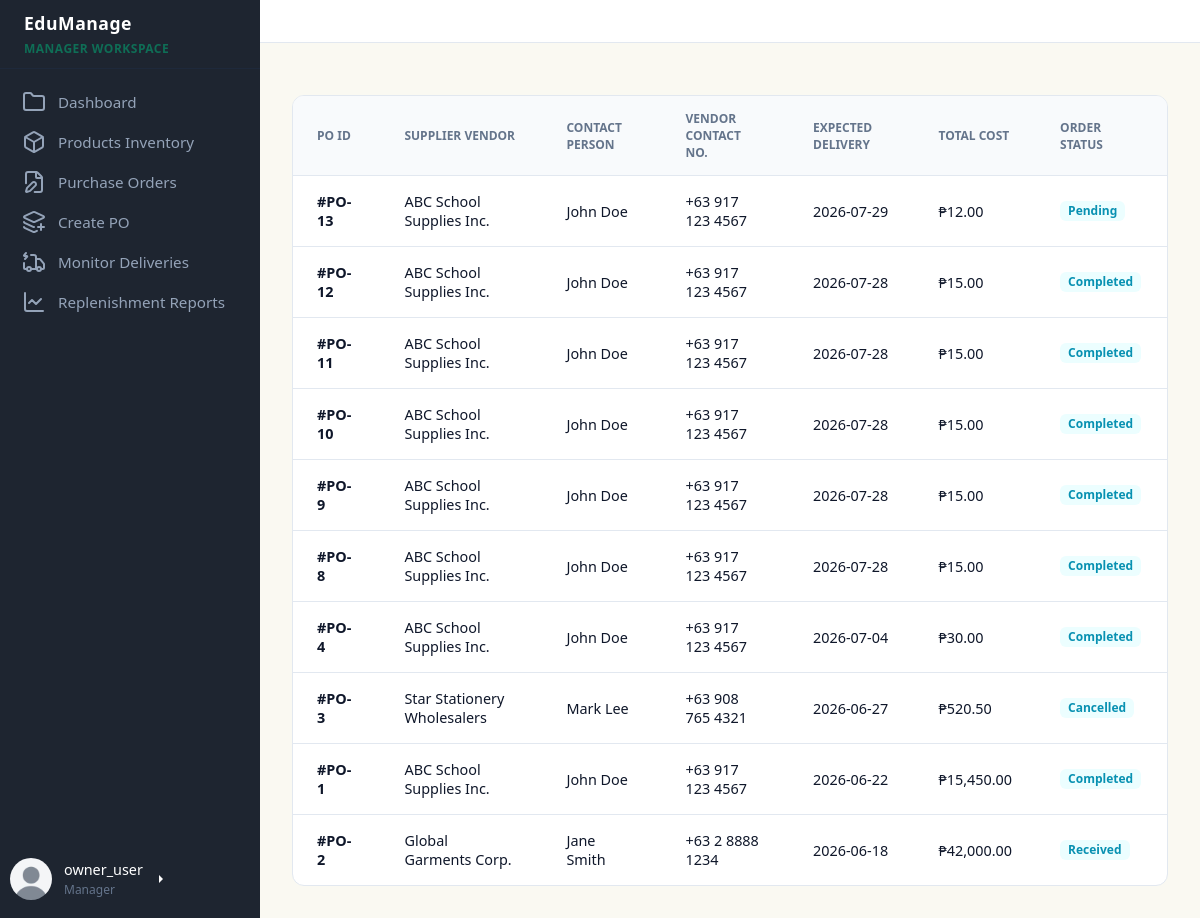
/dashboards/manager/manager_dashboard.php?page=orders (signed in), run on the app's committed database.
### tables this page shows
CREATE TABLE `users` (
  `user_id` int(11) NOT NULL,
  `first_name` varchar(50) NOT NULL,
  `last_name` varchar(50) NOT NULL,
  `profile_picture` varchar(255) DEFAULT 'default.jpg',
  `email` varchar(100) NOT NULL,
  `username` varchar(50) NOT NULL,
  `password_hash` varchar(255) NOT NULL,
  `role` varchar(20) NOT NULL,
  `is_archived` tinyint(1) NOT NULL DEFAULT 0,
  `approval_status` enum('pending','approved','rejected') NOT NULL DEFAULT 'pending',
  `approved_by` int(11) DEFAULT NULL,
  `approved_at` datetime DEFAULT NULL,
  `created_at` datetime DEFAULT current_timestamp()
);

CREATE TABLE `purchase_orders` (
  `purchase_order_id` int(11) NOT NULL,
  `supplier_id` int(11) NOT NULL,
  `product_id` int(11) DEFAULT NULL,
  `order_date` date NOT NULL,
  `expected_delivery_date` date NOT NULL,
  `status` varchar(30) NOT NULL,
  `total_amount` decimal(10,2) NOT NULL,
  `created_by` varchar(100) NOT NULL,
  `Box_unit` int(11) DEFAULT NULL
);

CREATE TABLE `suppliers` (
  `supplier_id` int(11) NOT NULL,
  `supplier_name` varchar(100) NOT NULL,
  `contact_person` varchar(50) DEFAULT NULL,
  `email` varchar(100) DEFAULT NULL,
  `phone` varchar(30) DEFAULT NULL,
  `address` text DEFAULT NULL,
  `created_at` datetime DEFAULT current_timestamp()
);

### dashboards/manager/modules/orders.php (the view, shortened to what this page needs)
<div id="orders" class="content-section">
                <div class="table-container">
                    <table>
                        <thead>
                            <tr>
                                <th>PO ID</th>
                                <th>Supplier Vendor</th>
                                <th>Contact Person</th>
                                <th>Vendor Contact No.</th>
                                <th>Expected Delivery</th>
                                <th>Total Cost</th>
                                <th>Order Status</th>
                            </tr>
                        </thead>
                        <tbody>
                            <?php
                            $po_sql = "SELECT po.purchase_order_id, s.supplier_name, s.contact_person, s.phone,
                                  po.expected_delivery_date, po.total_amount, po.status
                           FROM purchase_orders po
                           INNER JOIN suppliers s ON po.supplier_id = s.supplier_id
                           ORDER BY po.expected_delivery_date DESC ";
                            $po_result = $conn->query($po_sql);
                            while ($po = $po_result->fetch_assoc()) {
                                echo "<tr>";
                                echo "<td><strong>#PO-{$po['purchase_order_id']}</strong></td>";
                                echo "<td>" . htmlspecialchars($po['supplier_name']) . "</td>";
                                echo "<td>" . htmlspecialchars($po['contact_person']) . "</td>";
                                echo "<td>" . htmlspecialchars($po['phone']) . "</td>";
                                echo "<td>{$po['expected_delivery_date']}</td>";
                                echo "<td>₱" . number_format($po['total_amount'], 2) . "</td>";
                                echo "<td><span class='badge info'>" . htmlspecialchars($po['status']) . "</span></td>";
                                echo "</tr>";
                            }
                            ?>
                        </tbody>
                    </table>
                </div>
            </div>

### dashboards/manager/managersidebar.php (shortened to what this page needs)
<aside>
        <div class="brand">
            EduManage
            <span>Manager Workspace</span>
        </div>
        <ul class="menu">
            <li class="menu-item">
                <a href="manager_dashboard.php?page=dashboard"><?php include("../../icons/folder-icon.html") ?> <span>Dashboard</span></a>
            </li>
            <li class="menu-item">
                <a href="manager_dashboard.php?page=products"><?php include("../../icons/box-icon.html") ?> <span>Products Inventory</span></a>
            </li>
            <li class="menu-item">
                <a href="manager_dashboard.php?page=orders"><?php include("../../icons/file-icon.html") ?> <span>Purchase Orders</span></a>
            </li>
            <li class="menu-item">
                <a href="manager_dashboard.php?page=purchase"><?php include("../../icons/layer-icon.html") ?> <span>Create PO</span></a>
            </li>
            <li class="menu-item">
                <a href="manager_dashboard.php?page=deliveries"><?php include("../../icons/truck-icon.html") ?> <span>Monitor Deliveries</span></a>
            </li>
            <li class="menu-item">
                <a href="manager_dashboard.php?page=reports"><?php include("../../icons/graph-icon.html") ?> <span>Replenishment Reports</span></a>
            </li>
        </ul>
        <div class="btn-group dropend mb-2">
            <a role="button" class="user-profile dropdown-toggle text-white text-decoration-none" data-bs-toggle="dropdown" aria-expanded="false">
                <div class="avatar">
                    <?php if (!empty($user['profile_picture'])): ?>
                        <img
                            src="../../uploads/profile_pictures/<?= htmlspecialchars($user['profile_picture']) ?>"
                            alt="Profile Picture">
                    <?php else: ?>
                        <?= strtoupper(substr($user['username'], 0, 2)) ?>
                    <?php endif; ?>
                </div>
                <div class="user-info" style="text-align: left;">
                    <span style="font-size: 0.9rem;">
                        <?= htmlspecialchars($user['username']) ?>
                    </span>
                    <span style="font-size: 0.75rem; color: var(--text-muted);">
                        <?= htmlspecialchars($user['role']) ?>
                    </span>
                </div>
            </a>
        </div>
    </aside>

### css/style.css (style rules this page uses)
* { box-sizing: border-box; margin: 0; padding: 0; font-family: "Segoe UI", system-ui, sans-serif; }
body { background-color: var(--bg-main); color: var(--text-dark); display: flex; height: 100vh; overflow: hidden; }
aside { width: 260px; background-color: var(--bg-sidebar); color: #ffffff; display: flex; flex-direction: column; flex-shrink: 0; }
.brand { padding-inline: 24px; padding-block: 10px; font-size: 1.1rem; font-weight: bold; border-bottom: 1px solid var(--sidebar-active); letter-spacing: 0.5px; }
.brand span { color: var(--primary); display: block; font-size: 0.75rem; text-transform: uppercase; margin-top: 4px; }
.menu { list-style: none; padding: 15px 10px; display: flex; flex-direction: column; gap: 4px; flex-grow: 1; }
.menu-item a { display: flex; align-items: center; gap: 12px; color: #94a3b8; text-decoration: none; padding: 6px; padding-left: 12px; border-radius: 4px; font-size: 0.95rem; transition: all 0.2s; }
.user-profile { display: flex; align-items: center; gap: 12px; padding-left: 10px; margin-bottom: 10px; }
.user-info { display: flex; flex-direction: column; gap: 1px; }
.avatar { width: 36px; height: 36px; background-color: var(--primary); color: #ffffff; border-radius: 50%; display: flex; align-items: center; justify-content: center; font-weight: bold; font-size: 0.9rem; }
.btn-group { display: flex; gap: 12px; }
.table-container { background: #ffffff; border: 1px solid var(--border); border-radius: 12px; overflow: hidden; }
table { width: 100%; border-collapse: collapse; text-align: left; }
th { background-color: #f8fafc; color: var(--text-muted); font-size: 0.75rem; text-transform: uppercase; font-weight: 700; padding: 14px 24px; border-bottom: 1px solid var(--border); }
td { padding: 16px 24px; border-bottom: 1px solid var(--border); font-size: 0.9rem; }
tr:last-child td { border-bottom: none; }
.badge { display: inline-block; padding: 4px 8px; border-radius: 6px; font-size: 0.75rem; font-weight: 600; color: black; }
.badge.info { background-color: #ecfeff; color: #0891b2; }
.avatar { width: 42px; height: 42px; border-radius: 50%; overflow: hidden; display: flex; align-items: center; justify-content: center; background: #6c63ff; color: white; font-weight: 600; }
.avatar img { width: 100%; height: 100%; object-fit: cover; }

### dashboards/manager/manager_dashboard.php (style rules this page uses)
.content-section { display: none; }
.content-section:first-of-type { display: block; }
.avatar { width: 42px; height: 42px; min-width: 42px; min-height: 42px; border-radius: 50%; overflow: hidden; display: flex; align-items: center; justify-content: center; font-weight: 600; }
.avatar img { width: 100%; height: 100%; object-fit: cover; display: block; }

### data on the page
users: profile_picture (placeholder picture), username "owner_user", role "Manager"
purchase_orders: purchase_order_id "13", supplier.supplier_name "ABC School Supplies Inc.", supplier.contact_person "John Doe", supplier.phone "+63 917 123 4567", expected_delivery_date "2026-07-29", total_amount "12.00", status "Pending"
purchase_orders: purchase_order_id "12", supplier.supplier_name "ABC School Supplies Inc.", supplier.contact_person "John Doe", supplier.phone "+63 917 123 4567", expected_delivery_date "2026-07-28", total_amount "15.00", status "Completed"
purchase_orders: purchase_order_id "11", supplier.supplier_name "ABC School Supplies Inc.", supplier.contact_person "John Doe", supplier.phone "+63 917 123 4567", expected_delivery_date "2026-07-28", total_amount "15.00", status "Completed"
purchase_orders: purchase_order_id "10", supplier.supplier_name "ABC School Supplies Inc.", supplier.contact_person "John Doe", supplier.phone "+63 917 123 4567", expected_delivery_date "2026-07-28", total_amount "15.00", status "Completed"
purchase_orders: purchase_order_id "9", supplier.supplier_name "ABC School Supplies Inc.", supplier.contact_person "John Doe", supplier.phone "+63 917 123 4567", expected_delivery_date "2026-07-28", total_amount "15.00", status "Completed"
purchase_orders: purchase_order_id "8", supplier.supplier_name "ABC School Supplies Inc.", supplier.contact_person "John Doe", supplier.phone "+63 917 123 4567", expected_delivery_date "2026-07-28", total_amount "15.00", status "Completed"
purchase_orders: purchase_order_id "4", supplier.supplier_name "ABC School Supplies Inc.", supplier.contact_person "John Doe", supplier.phone "+63 917 123 4567", expected_delivery_date "2026-07-04", total_amount "30.00", status "Completed"
purchase_orders: purchase_order_id "3", supplier.supplier_name "Star Stationery Wholesalers", supplier.contact_person "Mark Lee", supplier.phone "+63 908 765 4321", expected_delivery_date "2026-06-27", total_amount "520.50", status "Cancelled"
purchase_orders: purchase_order_id "1", supplier.supplier_name "ABC School Supplies Inc.", supplier.contact_person "John Doe", supplier.phone "+63 917 123 4567", expected_delivery_date "2026-06-22", total_amount "15,450.00", status "Completed"
purchase_orders: purchase_order_id "2", supplier.supplier_name "Global Garments Corp.", supplier.contact_person "Jane Smith", supplier.phone "+63 2 8888 1234", expected_delivery_date "2026-06-18", total_amount "42,000.00", status "Received"
